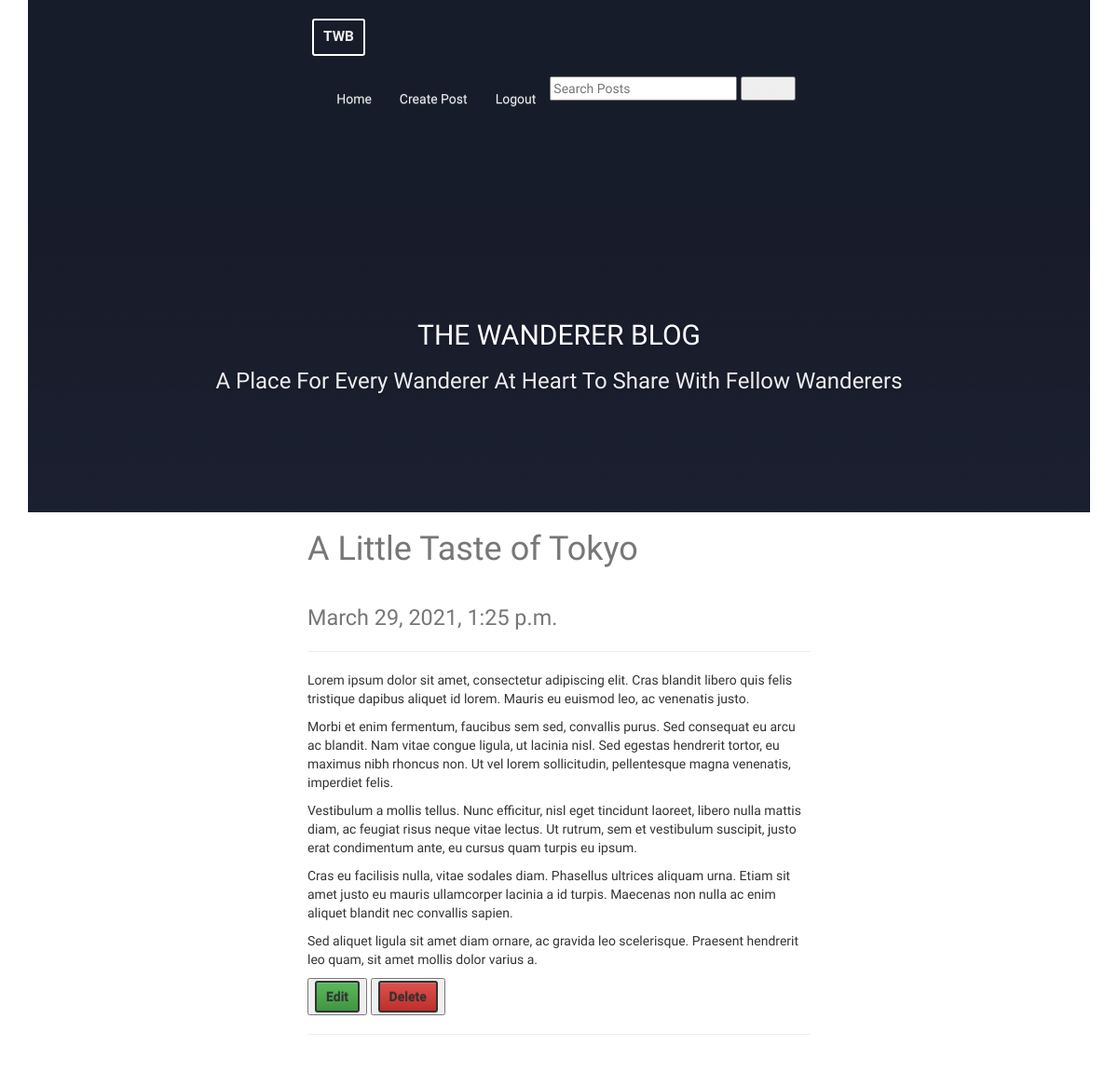
/the-secret-life-of-bees/ (signed in), run on the app's committed database.
### posts/models.py (models this page shows, shortened)
class Post(models.Model):
    user = models.ForeignKey(settings.AUTH_USER_MODEL, default=1, on_delete=models.CASCADE)
    title = models.CharField(max_length=150)
    slug = models.SlugField(unique=True)
    image = CloudinaryField(
            null=True,
            blank=True,
            height_field='height_field',
            width_field='width_field')
    height_field = models.IntegerField(default=0)
    width_field = models.IntegerField(default=0)
    content = models.TextField()
    draft = models.BooleanField(default=False)
    publish = models.DateTimeField(default=datetime.datetime.now())
    updated = models.DateTimeField(auto_now=True, auto_now_add=False)
    timestamp = models.DateTimeField(auto_now=False, auto_now_add=True)
    objects = PostManager()
    class Meta:
        ordering = ["-timestamp", "-updated"]

### posts/views.py (the view)
# urls.py: url(r'^(?P<slug>[\w-]+)/$', post_detail, name='detail'),
@login_required(login_url='posts:signin')
def post_detail(request,slug=None):
    instance = get_object_or_404(Post, slug=slug)
    share_string = quote_plus(instance.content)
    context = {
            "title":instance.title,
            "instance":instance,
            "share_string":share_string
        }
    return render(request,"post_detail.html",context)

### posts/templates/post_detail.html (shortened to what this page needs)
{% extends "base.html" %}
{% load urlify %}
{% block content %}
<div class='col-sm-6 col-sm-offset-3'>
    <br\><br\><br\><br\>
    <h1>{{instance.title}}</h1>
<h1>
    <small>
        {{ instance.publish }}
    </small>
</h1>
<p><div class="fb-like" data-href="{{ request.build_absolute_uri }}" data-layout="button_count" data-action="like" data-show-faces="true" data-share="true"></div>
    <hr/>
</p>
<div class='row'>
    <div class='col-sm-12'>
    {{ instance.content | linebreaks }}
    <button type="button"> <a href='{% url "posts:update" instance.slug %}' class ="btn btn-success">Edit</a></button>
    <button type="button"> <a href='{% url "posts:delete" instance.slug %}' class ="btn btn-danger" onclick="return confirm('Are you sure you want to delete this post?')">Delete</a></button>
    <hr/>
    <br/>
    </div>
</div>
</div>
{% endblock %}

### static/css/base.css (style rules this page uses)
h1 { color: #777777; }
body { font-family: 'New Tegomin', serif; }
html,body { margin:0; height:120%; font-family: 'Josefin Sans', sans-serif; }
a { text-decoration:none }
.btn { color:#333; border:2px solid; border-radius:3px; text-decoration:none; display:inline-block; padding:5px 10px; font-weight:600 }

### data on the page
Post: title "A Little Taste of Tokyo", publish "March 29, 2021, 1:25 p.m.", content "Lorem ipsum dolor sit amet, consectetur adipiscing elit. Cras blandit libero quis felis tristique dapibus aliquet id lorem. Mauris eu euismod leo, ac venenatis justo. Morbi et enim fermentum, faucibus sem sed, convallis purus. Sed consequat eu arcu ac blandit. Nam vitae congue ligula, ut lacinia nisl. Sed egestas hendrerit tortor, eu maximus nibh rhoncus non. Ut vel lorem sollicitudin, pellentesque magna venenatis, imperdiet felis. Vestibulum a mollis tellus. Nunc efficitur, nisl eget tincidunt laoreet, libero nulla mattis diam, ac feugiat risus neque vitae lectus. Ut rutrum, sem et vestibulum suscipit, justo erat condimentum ante, eu cursus quam turpis eu ipsum. Cras eu facilisis nulla,…"
